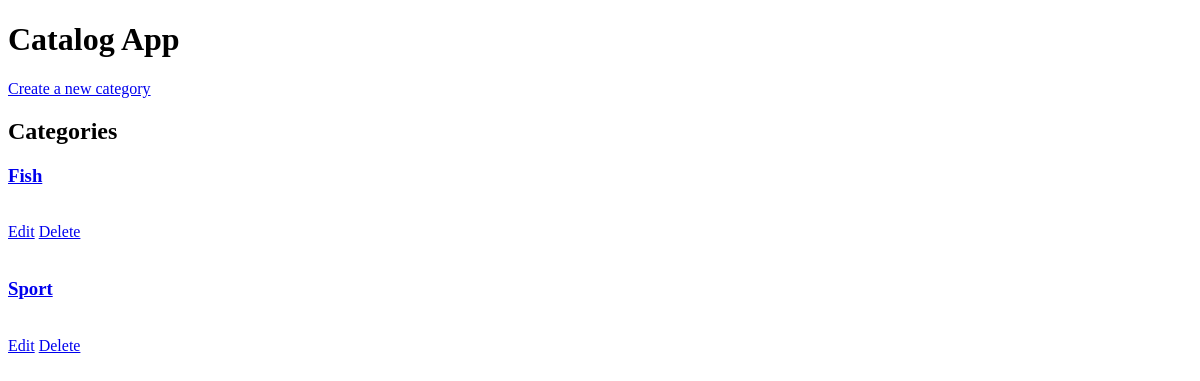
Before: / with the older database file.
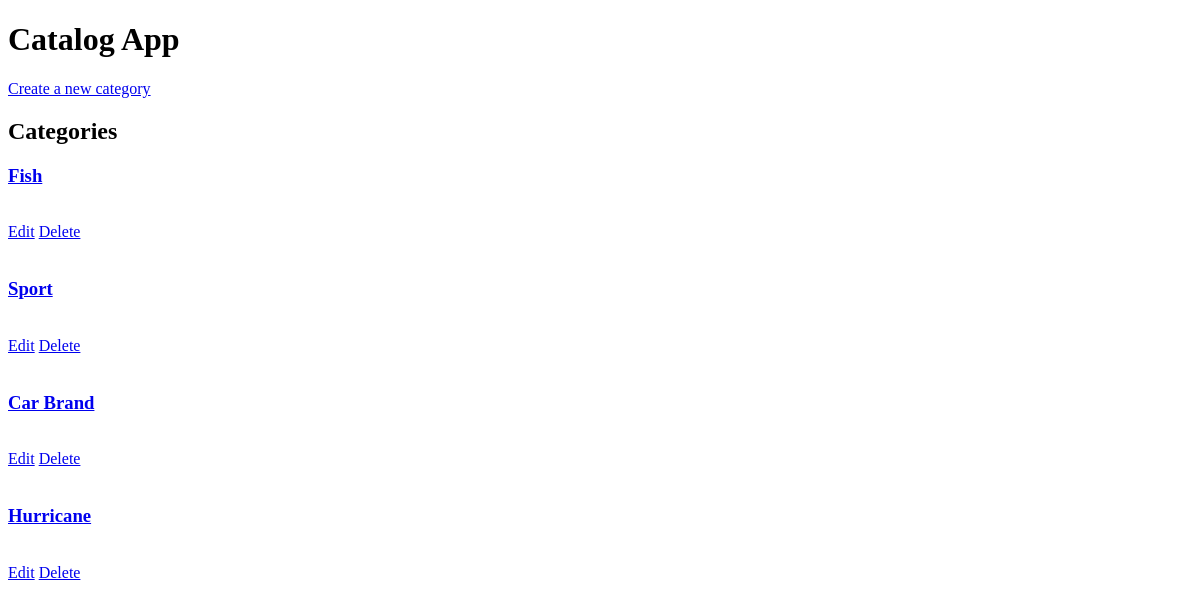
After: the same page with the newer database file.
### project4/database_setup.py (models this page shows)
class Category(Base):
    __tablename__ = 'category'
    id = Column(Integer, primary_key=True)
    name = Column(String(250), nullable=False)

### project4/project4.py (the view)
@app.route('/')
def showCategories():
    DBSession = sessionmaker(bind = engine)
    session = DBSession()
    categories = session.query(Category).all()
    return render_template('index.html', categories = categories)

### project4/templates/index.html (shortened to what this page needs)
<!DOCTYPE html>
<html>
    <head>
    </head>
    <body>
        <h1>Catalog App</h1>
        <a href="/new_category/">Create a new category</a>
        <h2>Categories</h2>
        {% for i in categories %}
        <a href='{{url_for('showItems', category_id = i.id)}}'><h3>{{i.name}}</h3></a>
        <a href='{{url_for('editCategory', category_id = i.id)}}'>Edit</a>
        <a href='{{url_for('deleteCategory', category_id = i.id)}}'>Delete</a>
        {% endfor %}
    </body>
</html>

Changed rows visible on the page:
added Category: name "Car Brand"
added Category: name "Hurricane"
